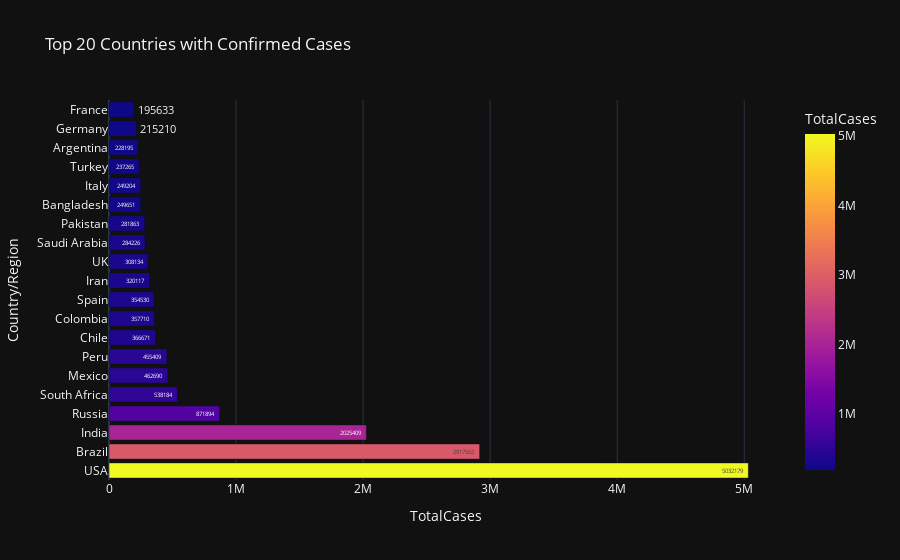

The cell this chart's notebook holds for it:
### Markdown cell above
### Assignments
1. Wrost 20 countries having max Confirmed cases
2. Wrost 20 countries having max total deaths
3. Wrost 20 countries having max Active cases
4. Wrost 20 countries having max Recover cases

<!-- All Columns -->
Index(['Country/Region', 'Continent', 'Population', 'TotalCases', 'NewCases',
       'TotalDeaths', 'NewDeaths', 'TotalRecovered', 'NewRecovered',
       'ActiveCases', 'Serious,Critical', 'Tot Cases/1M pop', 'Deaths/1M pop',
       'TotalTests', 'Tests/1M pop', 'WHO Region', 'Population_Test_Ratio'],
      dtype='object')

### Code cell
plt.figure(figsize=(20, 10))
fig = px.bar(world_data[:20],
            x='TotalCases', 
            y='Country/Region', 
            color='TotalCases', 
            text='TotalCases',
            title='Top 20 Countries with Confirmed Cases',
            template='plotly_dark'
    )
# fig.update_layout(template='plotly_dark', title_text = 'Top 20 countries with confirmed case')
fig.show()
# plt.show()

### Figure 1 — Plotly figure (JSON) as saved in the notebook; plotly's stock layout.template omitted (floating-point values rounded to 4 significant figures)
{"data": [{"alignmentgroup": "True", "hovertemplate": "TotalCases=%{marker.color}<br>Country/Region=%{y}<extra></extra>", "legendgroup": "", "marker": {"color": [5032179, 2917562, 2025409, 871894, 538184, 462690, 455409, 366671, 357710, 354530, 320117, 308134, 284226, 281863, 249651, 249204, 237265, 228195, 215210, 195633], "coloraxis": "coloraxis", "pattern": {"shape": ""}}, "name": "", "offsetgroup": "", "orientation": "h", "showlegend": false, "text": [5032179, 2917562, 2025409, 871894, 538184, 462690, 455409, 366671, 357710, 354530, 320117, 308134, 284226, 281863, 249651, 249204, 237265, 228195, 215210, 195633], "textposition": "auto", "type": "bar", "x": [5032179, 2917562, 2025409, 871894, 538184, 462690, 455409, 366671, 357710, 354530, 320117, 308134, 284226, 281863, 249651, 249204, 237265, 228195, 215210, 195633], "xaxis": "x", "y": ["USA", "Brazil", "India", "Russia", "South Africa", "Mexico", "Peru", "Chile", "Colombia", "Spain", "Iran", "UK", "Saudi Arabia", "Pakistan", "Bangladesh", "Italy", "Turkey", "Argentina", "Germany", "France"], "yaxis": "y"}], "layout": {"barmode": "relative", "coloraxis": {"colorbar": {"title": {"text": "TotalCases"}}, "colorscale": [[0, "#0d0887"], [0.1111, "#46039f"], [0.2222, "#7201a8"], [0.3333, "#9c179e"], [0.4444, "#bd3786"], [0.5556, "#d8576b"], [0.6667, "#ed7953"], [0.7778, "#fb9f3a"], [0.8889, "#fdca26"], [1, "#f0f921"]]}, "legend": {"tracegroupgap": 0}, "title": {"text": "Top 20 Countries with Confirmed Cases"}, "xaxis": {"anchor": "y", "domain": [0, 1], "title": {"text": "TotalCases"}}, "yaxis": {"anchor": "x", "domain": [0, 1], "title": {"text": "Country/Region"}}}}
